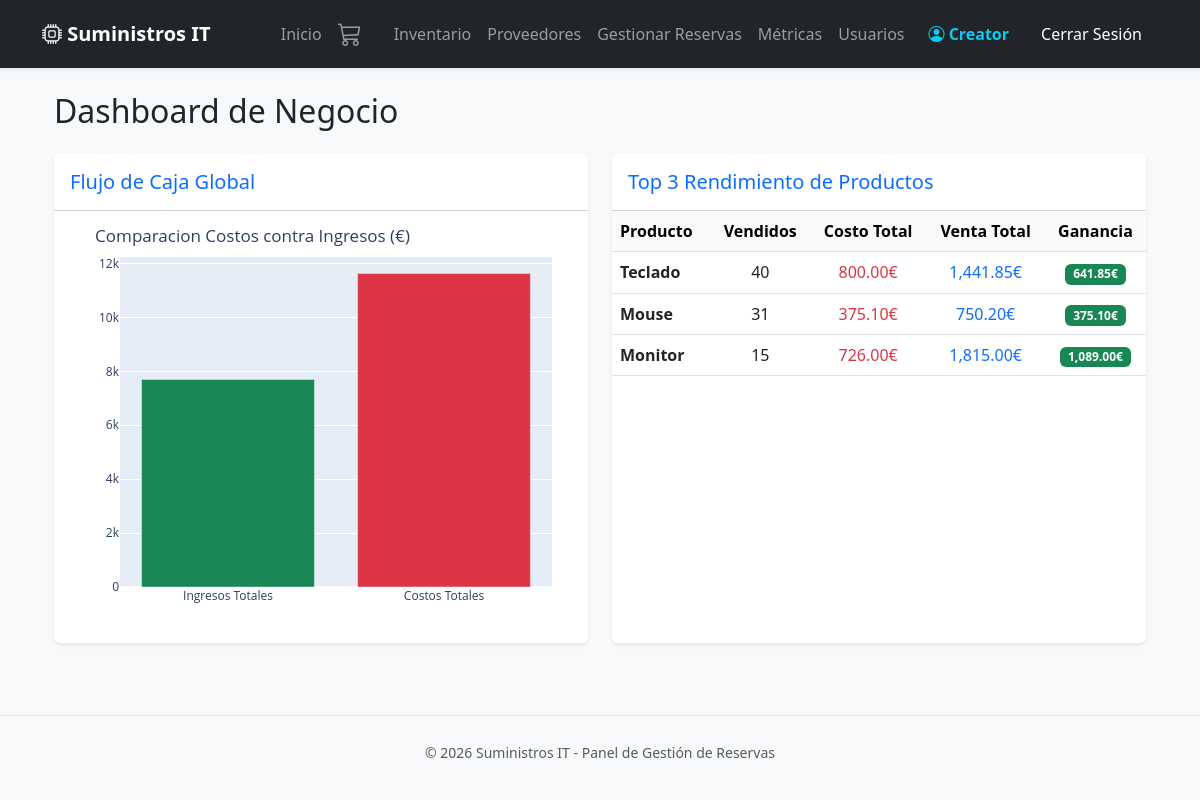
/dashboard (signed in), run on the app's committed database.
### models.py (models this page shows, shortened)
class Usuario(db.Model, UserMixin):
    id = db.Column(db.Integer, primary_key=True)
    username = db.Column(db.String(50), unique=True, nullable=False)
    password = db.Column(db.String(200), nullable=False)
    rol = db.Column(db.String(20), default='cliente')
    activo = db.Column(db.Boolean, default=True)

class Producto(db.Model):
    id = db.Column(db.Integer, primary_key=True)
    nombre = db.Column(db.String(100), nullable=False)
    descripcion = db.Column(db.Text)
    precio_coste = db.Column(db.Float, nullable=False)
    precio_venta = db.Column(db.Float, nullable=False)
    cantidad_actual = db.Column(db.Integer, default=0)
    stock_maximo = db.Column(db.Integer, default=100)
    referencia = db.Column(db.String(50))
    ubicacion = db.Column(db.String(100))
    proveedor_id = db.Column(db.Integer, db.ForeignKey('proveedor.id'))

### main.py (the view)
    @app.route('/dashboard')
    @login_required
    @admin_required
    def dashboard():
        limpiar_reservas_expiradas()
        ventas_reales = Pedido.query.filter_by(tipo='venta', estado='completado').all()
        compras_proveedor = Pedido.query.filter_by(tipo='compra').all()
        total_ingresos = sum(v.total_venta for v in ventas_reales)
        total_costos = sum(c.precio_unidad_coste * c.cantidad for c in compras_proveedor)
        categorias = ["Ingresos Totales", "Costos Totales"]
        valores = [float(total_ingresos), float(total_costos)]
        fig_bar = px.bar(
            x=categorias,
            y=valores,
            title="Comparacion Costos contra Ingresos (€)",
            color=categorias,
            color_discrete_map={
                "Ingresos Totales": "#198754",
                "Costos Totales": "#dc3545"
            }
        )
        fig_bar.update_layout(showlegend=False, xaxis_title=None, yaxis_title=None, hovermode="x unified")
        fig_bar.update_traces(hovertemplate="Valor: %{y:.2f}€<extra></extra>")
        graph_bar_json = json.dumps(fig_bar, cls=plotly.utils.PlotlyJSONEncoder)
        top_ventas_raw = db.session.query(
            Producto,
            func.sum(Pedido.cantidad).label('total_qty'),
            func.sum(Pedido.total_venta).label('total_ingreso')
        ).join(Pedido).filter(Pedido.tipo == 'venta') \
            .group_by(Producto.id) \
            .order_by(func.sum(Pedido.cantidad).desc()) \
            .limit(3).all()
        top_3_tabla = []
        for p, qty, ingreso in top_ventas_raw:
            costo_total_vendido = p.precio_coste * qty
            ganancia = ingreso - costo_total_vendido
            top_3_tabla.append({
                'nombre': p.nombre,
                'cantidad': qty,
                'costo_total': costo_total_vendido,  # <--- Añadido
                'venta_total': ingreso,
                'ganancia': ganancia
            })
        return render_template('dashboard.html',
                               graph_bar=graph_bar_json,
                               top_3=top_3_tabla)

### main.py (called while the page is built)
def admin_required(f):
    @wraps(f)
    def decorated_function(*args, **kwargs):
        if not current_user.is_authenticated or current_user.rol != 'admin':
            flash("Acceso denegado. Solo administradores pueden acceder.", "danger")
            return redirect(url_for('index'))
        return f(*args, **kwargs)
    return decorated_function

### templates/dashboard.html (shortened to what this page needs)
{% extends 'base.html' %}
{% block content %}
<div class="container-fluid">
    <h2 class="mb-4">Dashboard de Negocio</h2>
    <div class="row">
        <div class="col-lg-6 mb-4">
            <div class="card shadow-sm border-0 h-100">
                <div class="card-header bg-white py-3">
                    <h5 class="mb-0 text-primary">Flujo de Caja Global</h5>
                </div>
                <div class="card-body">
                    <div id="chart-bar" style="min-height: 400px; width: 100%;"></div>
                </div>
            </div>
        </div>
        <div class="col-lg-6 mb-4">
            <div class="card shadow-sm border-0 h-100">
                <div class="card-header bg-white py-3">
                    <h5 class="mb-0 text-primary">Top 3 Rendimiento de Productos</h5>
                </div>
                <div class="card-body p-0">
                    <div class="table-responsive">
                        <table class="table table-hover align-middle mb-0">
                            <thead class="table-light">
                                <tr>
                                    <th>Producto</th>
                                    <th class="text-center">Vendidos</th>
                                    <th class="text-center">Costo Total</th>
                                    <th class="text-center">Venta Total</th>
                                    <th class="text-center">Ganancia</th>
                                </tr>
                            </thead>
                            <tbody>
                                {% for item in top_3 %}
                                <tr>
                                    <td><strong>{{ item.nombre }}</strong></td>
                                    <td class="text-center">{{ item.cantidad }}</td>
                                    <td class="text-center text-danger">{{ "{:,.2f}".format(item.costo_total) }}€</td>
                                    <td class="text-center text-primary">{{ "{:,.2f}".format(item.venta_total) }}€</td>
                                    <td class="text-center">
                                        <span class="badge {% if item.ganancia >= 0 %}bg-success{% else %}bg-danger{% endif %}">
                                            {{ "{:,.2f}".format(item.ganancia) }}€
                                        </span>
                                    </td>
                                </tr>
                                {% else %}
                                <tr>
                                    <td colspan="5" class="text-center py-5 text-muted">
                                        No hay datos de ventas disponibles para mostrar el Top 3.
                                    </td>
                                </tr>
                                {% endfor %}
                            </tbody>
                        </table>
                    </div>
                </div>
            </div>
        </div>
    </div>
</div>
{% endblock %}

### templates/base.html (shortened to what this page needs)
<!DOCTYPE html>
<html lang="es">
<head>
    <link href="https://cdn.jsdelivr.net/npm/bootstrap@5.3.0/dist/css/bootstrap.min.css" rel="stylesheet">
    <link rel="stylesheet" href="https://cdn.jsdelivr.net/npm/bootstrap-icons@1.11.0/font/bootstrap-icons.css">
</head>
<body class="bg-light">
    <nav class="navbar navbar-expand-lg navbar-dark bg-dark mb-4 shadow-sm">
        <div class="container">
            <a class="navbar-brand fw-bold" href="{{ url_for('index') }}">
                <i class="bi bi-cpu"></i> Suministros IT
            </a>
            <div class="collapse navbar-collapse" id="navbarNav">
                <div class="navbar-nav ms-auto align-items-center">
                    <a class="nav-link" href="{{ url_for('index') }}">Inicio</a>
                    {% if current_user.is_authenticated %}
                        <a class="nav-link position-relative me-3" href="{{ url_for('ver_carrito') }}" title="Ver mi carrito">
                            <i class="bi bi-cart3 fs-4"></i>
                        </a>
                        {% if current_user.rol == 'admin' %}
                            <a class="nav-link" href="{{ url_for('inventario') }}">Inventario</a>
                            <a class="nav-link" href="{{ url_for('ver_proveedores') }}">Proveedores</a>
                            <a class="nav-link" href="{{ url_for('panel_admin_reservas') }}">Gestionar Reservas</a>
                            <a class="nav-link" href="{{ url_for('dashboard') }}">Métricas</a>
                            <a class="nav-link" href="{{ url_for('ver_usuarios') }}">Usuarios</a>
                        {% elif current_user.rol == 'cliente' %}
                            <a class="nav-link" href="{{ url_for('ver_catalogo') }}">Catálogo</a>
                            <a class="nav-link" href="{{ url_for('pedidos_clientes') }}">Mis Reservas</a>
                        {% endif %}
                        <span class="navbar-text ms-3 me-2 text-info fw-semibold">
                            <i class="bi bi-person-circle"></i> {{ current_user.username }}
                        </span>
                        <a class="nav-link btn btn-outline-danger btn-sm text-white px-3 ms-2" href="{{ url_for('logout') }}">
                            Cerrar Sesión
                        </a>
                    {% else %}
                        <a class="nav-link" href="{{ url_for('login') }}">Iniciar Sesión</a>
                        <a class="nav-link btn btn-primary btn-sm text-white px-3 ms-2" href="{{ url_for('registro') }}">Registrarse</a>
                    {% endif %}
                </div>
            </div>
        </div>
    </nav>
    <div class="container">
        {% block content %}{% endblock %}
    </div>
    <footer class="text-center py-4 mt-5 text-muted border-top">
        <small>&copy; 2026 Suministros IT - Panel de Gestión de Reservas</small>
    </footer>
</body>
</html>

### data on the page
Usuario: username "Creator"
Producto: nombre "Teclado", cantidad "40", costo_total "800.00", venta_total "1,441.85", ganancia "641.85"
Producto: nombre "Mouse", cantidad "31", costo_total "375.10", venta_total "750.20", ganancia "375.10"
Producto: nombre "Monitor", cantidad "15", costo_total "726.00", venta_total "1,815.00", ganancia "1,089.00"
